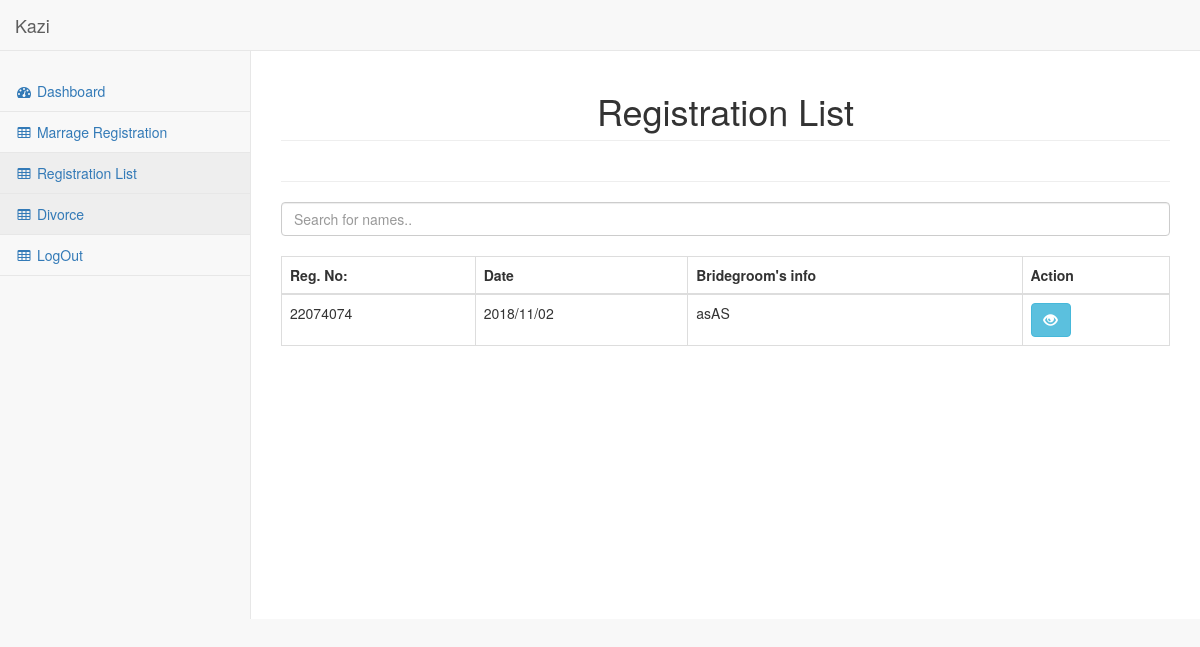
Page /qazi/pages/Registrationlist.php (signed in) on the earlier database version.
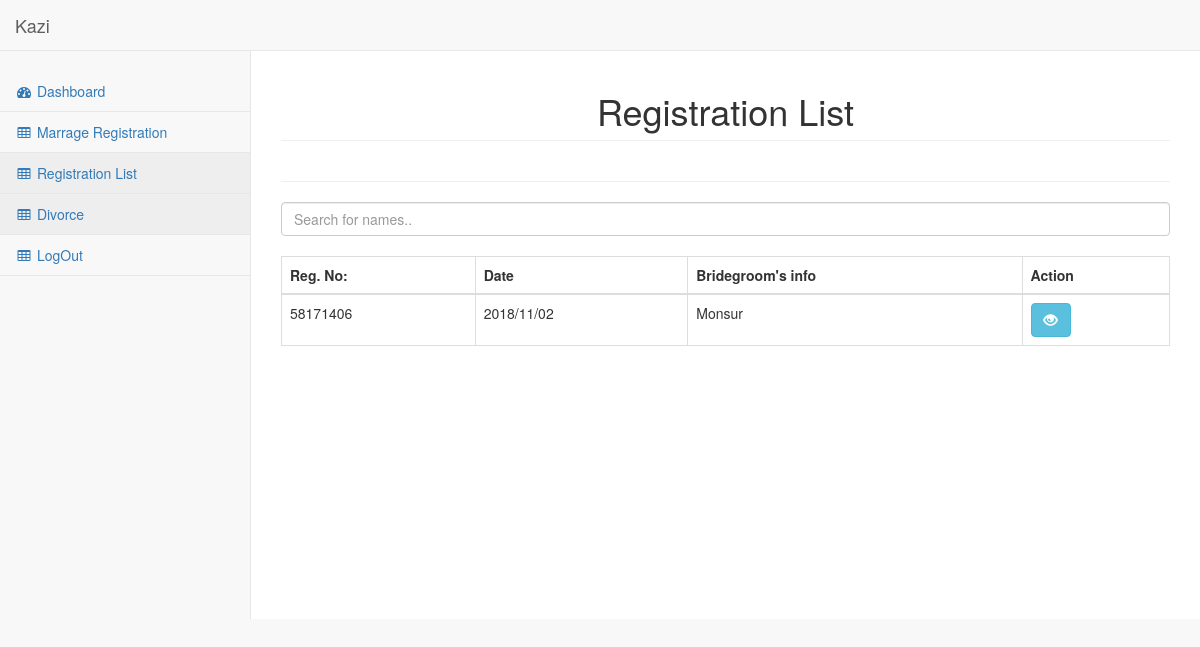
Same page on the later database version.
### tables this page shows
CREATE TABLE `marriagelist` (
  `id` int(11) NOT NULL,
  `date` varchar(15) DEFAULT NULL,
  `RegNo` varchar(15) DEFAULT NULL,
  `d1` text NOT NULL,
  `d2` text NOT NULL,
  `f1` varchar(15) DEFAULT NULL,
  `a1` varchar(15) DEFAULT NULL,
  `d3` text NOT NULL,
  `d4` text NOT NULL,
  `f2` varchar(15) DEFAULT NULL,
  `a2` varchar(15) DEFAULT NULL,
  `d5` text NOT NULL,
  `d6` text NOT NULL,
  `d7` text NOT NULL,
  `d8` text NOT NULL,
  `d9` text NOT NULL,
  `d10` text NOT NULL,
  `d11` text NOT NULL,
  `d12` text NOT NULL,
  `d13` text NOT NULL,
  `d14` text NOT NULL,
  `d15` text NOT NULL,
  `d16` text NOT NULL,
  `d17` text NOT NULL,
  `d18` text NOT NULL,
  `d19` text NOT NULL,
  `d20` text NOT NULL,
  `d21` text NOT NULL,
  `d22` text NOT NULL,
  `d23` text NOT NULL,
  `d24` text NOT NULL,
  `d25` text NOT NULL,
  `d26` text NOT NULL
);

### qazi/pages/Registrationlist.php (the view, shortened to what this page needs)
<!DOCTYPE html>
<html lang="en">
<head>
    <link href="../vendor/bootstrap/css/bootstrap.min.css" rel="stylesheet">
    <link href="../vendor/metisMenu/metisMenu.min.css" rel="stylesheet">
    <link href="../dist/css/sb-admin-2.css" rel="stylesheet">
    <link href="../vendor/morrisjs/morris.css" rel="stylesheet">
    <link href="../vendor/font-awesome/css/font-awesome.min.css" rel="stylesheet" type="text/css">
</head>
<body>
    <div id="wrapper">
        <nav class="navbar navbar-default navbar-static-top" role="navigation" style="margin-bottom: 0">
            <div class="navbar-header">
                <a class="navbar-brand" href="index.php">Kazi</a>
            </div>
            <div class="navbar-default sidebar" role="navigation">
                <div class="sidebar-nav navbar-collapse">
                    <ul class="nav" id="side-menu">
                         <li>
                            <a href="index.php"><i class="fa fa-dashboard fa-fw"></i> Dashboard</a>
                        </li>
                        <li>
                            <a href="marrageRegistration.php"><i class="fa fa-table fa-fw"></i> Marrage Registration </a>
                        </li>
                        <li>
                            <a href="Registrationlist.php"><i class="fa fa-table fa-fw"></i> Registration List </a>
                        </li>
                        <li>
                            <a href=""><i class="fa fa-table fa-fw"></i> Divorce </a>
                        </li>
                         <li>
                            <a href="logout.php"><i class="fa fa-table fa-fw"></i> LogOut </a>
                        </li>
                    </ul>
                </div>
            </div>
        </nav>
    <div id="page-wrapper">
            <div class="row text-center">
                <div class="col-lg-12">
                    <h1 class="page-header">Registration List</h1>
                </div>
            </div>
            <div class="row">
    <div class="col-lg-12">
        <hr/>
        <input type="text" id="myInput"  placeholder="Search for names.."  class="form-control">
<br>
<table class="table table-bordered" >
  <thead class="text-center">
    <tr>
      <th>Reg. No:</th>
       <th>Date</th>
        <th>Bridegroom's info</th>
      <th>Action</th>
    </tr>
  </thead>
  <tbody id="myTable">
<?php
include "connection.php";
$d26=$_SESSION["Qid"] ;
$query=("select * from marriagelist where d26='$d26'");
$result=mysqli_query($connection,$query);
if ($result) {
  while ($row = mysqli_fetch_array($result)) {
$registration_id=$row['id'];
    echo "
    <tr>
      <td>".$row['RegNo']."</td>
      <td>".$row['date']."</td>
      <td>".$row['d2']."</td>
      <td>
                <a href='marrageinfo.php?marrage_id=$registration_id' class='btn btn-info' title='Registration Details View'>
                    <span class='glyphicon glyphicon-eye-open'></span>
                </a>
            </td>
    </tr>
  ";
  }
}
else{
  echo "<h6 >NO RECORD FOUND</h6>";
}
?>
  </tbody>
</table>
    </div>
</div>
                </div>
                    </div>
</body>
</html>

Differences in the rows shown:
removed marriagelist: RegNo "22074074", date "2018/11/02", d2 "asAS"
added marriagelist: RegNo "58171406", date "2018/11/02", d2 "Monsur"
